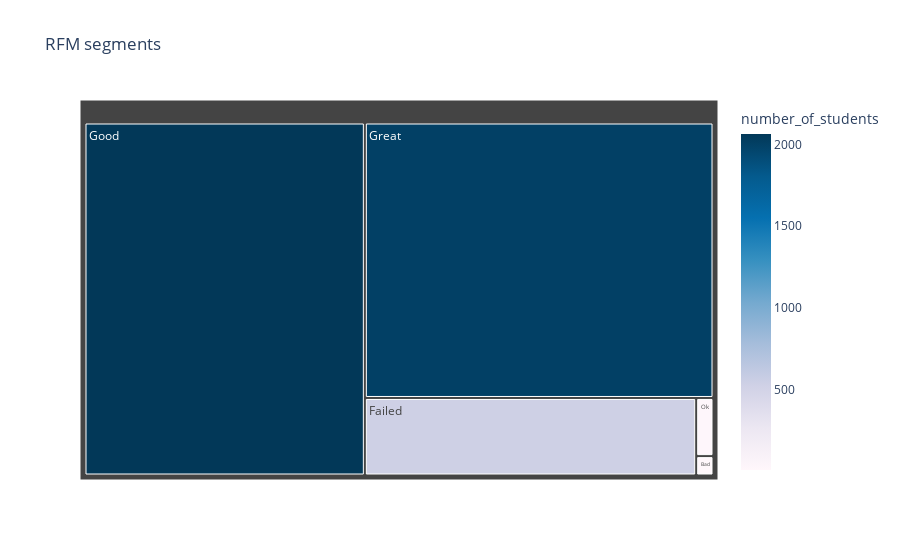

The cell this chart's notebook holds for it:
### Code cell
plt.figure(figsize=(13,13), dpi= 80)
fig = px.treemap(rfm, path=["Segment"], values='number_of_students',
                 color='number_of_students',
                 color_continuous_scale='pubu',
                 title='RFM segments')

fig.show()

### Figure 1 — Plotly figure (JSON) as saved in the notebook; plotly's stock layout.template omitted (floating-point values rounded to 4 significant figures)
{"data": [{"branchvalues": "total", "customdata": [[7], [536], [2065], [2004], [21]], "domain": {"x": [0, 1], "y": [0, 1]}, "hovertemplate": "labels=%{label}<br>number_of_students=%{color}<br>parent=%{parent}<br>id=%{id}<extra></extra>", "ids": ["Bad", "Failed", "Good", "Great", "Ok"], "labels": ["Bad", "Failed", "Good", "Great", "Ok"], "marker": {"coloraxis": "coloraxis", "colors": [7, 536, 2065, 2004, 21]}, "name": "", "parents": ["", "", "", "", ""], "type": "treemap", "values": [7, 536, 2065, 2004, 21]}], "layout": {"coloraxis": {"colorbar": {"title": {"text": "number_of_students"}}, "colorscale": [[0, "rgb(255,247,251)"], [0.125, "rgb(236,231,242)"], [0.25, "rgb(208,209,230)"], [0.375, "rgb(166,189,219)"], [0.5, "rgb(116,169,207)"], [0.625, "rgb(54,144,192)"], [0.75, "rgb(5,112,176)"], [0.875, "rgb(4,90,141)"], [1, "rgb(2,56,88)"]]}, "legend": {"tracegroupgap": 0}, "title": {"text": "RFM segments"}}}
